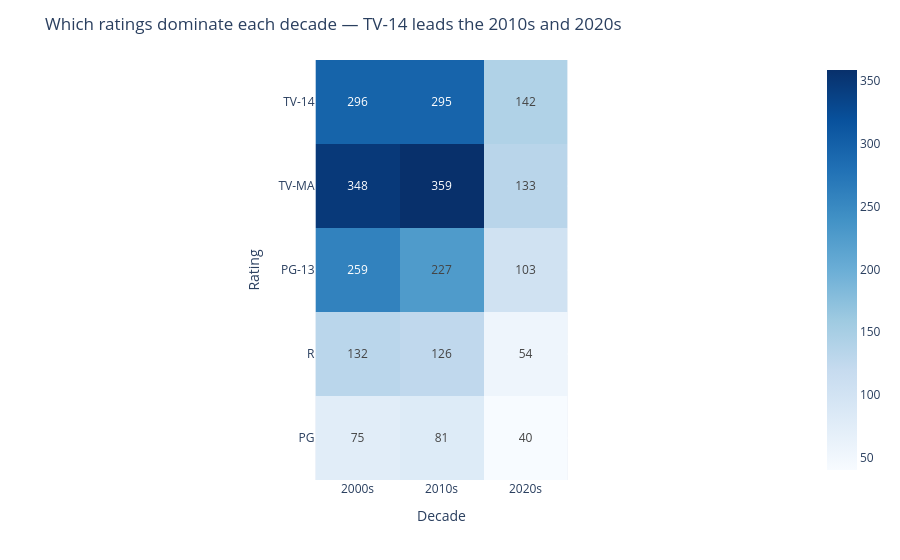

The notebook cell this image was saved under:
### Markdown cell above
## Task 1 — Heatmap: content by rating and release decade

**What to build:** A heatmap showing the number of titles by **content rating** (y-axis) and **decade** (x-axis).

**Requirements:**
- Create a 'decade' column: `df['decade'] = (df['release_year'] // 10 * 10).astype(str) + 's'`
- Filter to TV-14, TV-MA, PG-13, R, PG only (most common ratings)
- Sequential colour scale (Blues)
- Values shown in cells (`text_auto=True`)
- Insight title about which rating dominates which decade

### Code cell
# Task 1
# Heatmap: number of titles by rating and decade
df['decade'] = (df['release_year'] // 10 * 10).astype(str) + 's'
ratings_keep = ['TV-14','TV-MA','PG-13','R','PG']
df1 = df[df['rating'].isin(ratings_keep)].copy()
pivot = df1.groupby(['rating','decade']).size().unstack(fill_value=0).reindex(index=ratings_keep).fillna(0)
import plotly.express as px
fig = px.imshow(pivot.values,
                x=pivot.columns,
                y=pivot.index,
                color_continuous_scale='Blues',
                text_auto=True,
                labels=dict(x='Decade', y='Rating'))
fig.update_layout(title='Which ratings dominate each decade — TV-14 leads the 2010s and 2020s')
fig.show()

### Figure 1 — Plotly figure (JSON) as saved in the notebook; plotly's stock layout.template omitted (floating-point values rounded to 4 significant figures)
{"data": [{"coloraxis": "coloraxis", "hovertemplate": "Decade: %{x}<br>Rating: %{y}<br>color: %{z}<extra></extra>", "name": "0", "texttemplate": "%{z}", "type": "heatmap", "x": ["2000s", "2010s", "2020s"], "xaxis": "x", "y": ["TV-14", "TV-MA", "PG-13", "R", "PG"], "yaxis": "y", "z": [[296, 295, 142], [348, 359, 133], [259, 227, 103], [132, 126, 54], [75, 81, 40]]}], "layout": {"coloraxis": {"colorscale": [[0, "rgb(247,251,255)"], [0.125, "rgb(222,235,247)"], [0.25, "rgb(198,219,239)"], [0.375, "rgb(158,202,225)"], [0.5, "rgb(107,174,214)"], [0.625, "rgb(66,146,198)"], [0.75, "rgb(33,113,181)"], [0.875, "rgb(8,81,156)"], [1, "rgb(8,48,107)"]]}, "margin": {"t": 60}, "title": {"text": "Which ratings dominate each decade — TV-14 leads the 2010s and 2020s"}, "xaxis": {"anchor": "y", "constrain": "domain", "domain": [0, 1], "scaleanchor": "y", "title": {"text": "Decade"}}, "yaxis": {"anchor": "x", "autorange": "reversed", "constrain": "domain", "domain": [0, 1], "title": {"text": "Rating"}}}}
